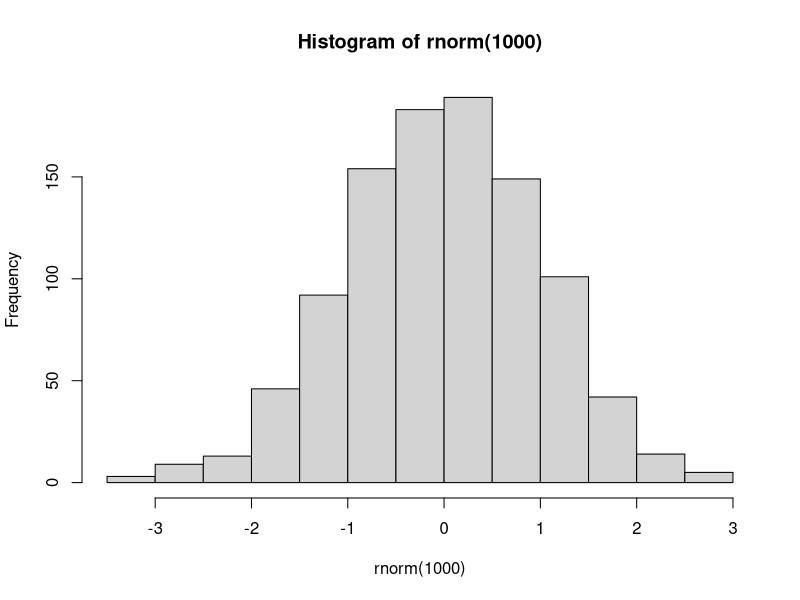

Write the R code that produced this figure.
## ---- chunk 1
hist(rnorm(1000))
